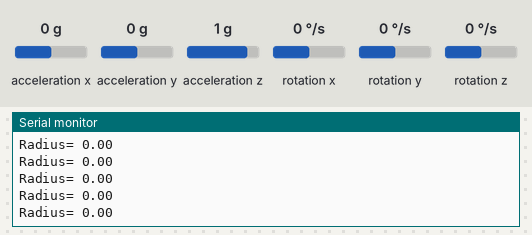
Simulated run of this sketch. Board: Arduino Uno, built with avr-gcc and run on an emulated ATmega328P. Parts: the last lines printed to the serial monitor. Wiring (inferred from the names in the program): MPU-6050 motion sensor at I2C address 0x68. The inputs (shaded band) are chosen by the test bench; at power-on: acceleration x 0 g, acceleration y 0 g, acceleration z 1 g, rotation x 0 °/s, rotation y 0 °/s, rotation z 0 °/s.

Above: at 1.2 s.
1.3 s: acceleration x set to -1.4 g
At 2.0 s:
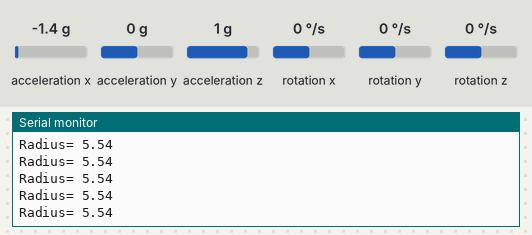
4.3 s: acceleration y set to -1.4 g
At 5.0 s:
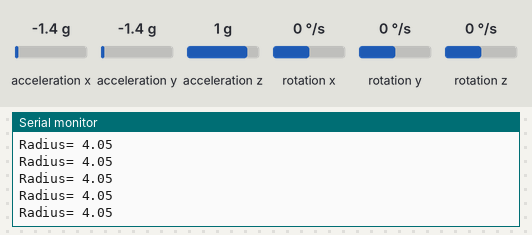
5.8 s: acceleration z set to -1.4 g
At 6.3 s:
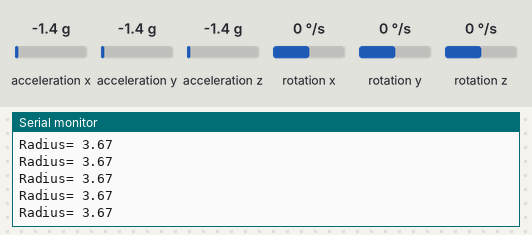
Timing chart, 0 to 8.8 s (numbered marks = the images above; inputs shaded):
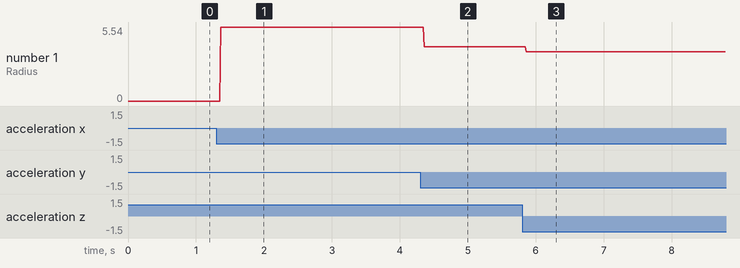

Measured:
- after the input at 1.3 s, the serial monitor: prints a new line after 0.07 s (image 1)
- after the input at 4.3 s, the serial monitor: prints a new line after 0.06 s (image 2)
- after the input at 5.8 s, the serial monitor: prints a new line after 0.06 s (image 3)
- plotted number 1: 0 → 5.54 after the input at 1.3 s, 5.54 → 4.05 after the input at 4.3 s, 4.05 → 3.67 after the input at 5.8 s

The sketch:

sketch_nov15.ino
```cpp
// (c) Michael Schoeffler 2017, http://www.mschoeffler.de
#include "Wire.h" // This library allows you to communicate with I2C devices.
const int MPU_ADDR = 0x68; // I2C address of the MPU-6050. If AD0 pin is set to HIGH, the I2C address will be 0x69.
int16_t accelerometer_x, accelerometer_y, accelerometer_z; // variables for accelerometer raw data
int16_t gyro_x, gyro_y, gyro_z; // variables for gyro raw data
int16_t temperature; // variables for temperature data
char tmp_str[7]; // temporary variable used in convert function
char* convert_int16_to_str(int16_t i) { // converts int16 to string. Moreover, resulting strings will have the same length in the debug monitor.
  sprintf(tmp_str, "%6d", i);
  return tmp_str;
}
const double LENGTH=6.052;
void setup() {
  Serial.begin(9600);
  Wire.begin();
  Wire.beginTransmission(MPU_ADDR); // Begins a transmission to the I2C slave (GY-521 board)
  Wire.write(0x6B); // PWR_MGMT_1 register
  Wire.write(0); // set to zero (wakes up the MPU-6050)
  Wire.endTransmission(true);
}
void loop() {
  Wire.beginTransmission(MPU_ADDR);
  Wire.write(0x3B); // starting with register 0x3B (ACCEL_XOUT_H) [MPU-6000 and MPU-6050 Register Map and Descriptions Revision 4.2, p.40]
  Wire.endTransmission(false); // the parameter indicates that the Arduino will send a restart. As a result, the connection is kept active.
  Wire.requestFrom(MPU_ADDR, 7*2, true); // request a total of 7*2=14 registers

  // "Wire.read()<<8 | Wire.read();" means two registers are read and stored in the same variable
  double x_Buff = Wire.read()<<8 | Wire.read(); // reading registers: 0x3B (ACCEL_XOUT_H) and 0x3C (ACCEL_XOUT_L)
  double y_Buff = Wire.read()<<8 | Wire.read(); // reading registers: 0x3D (ACCEL_YOUT_H) and 0x3E (ACCEL_YOUT_L)
  double z_Buff = Wire.read()<<8 | Wire.read(); // reading registers: 0x3F (ACCEL_ZOUT_H) and 0x40 (ACCEL_ZOUT_L)

  // print out data
  double roll = atan2(y_Buff , z_Buff); //* 57.3;
  double pitch = atan2((- x_Buff) , sqrt(y_Buff * y_Buff + z_Buff * z_Buff));// * 57.3;

  Serial.print("Radius= ");
  double radius=LENGTH*1.414*sqrt(1-cos(abs(pitch)));
  Serial.println(radius);


  Serial.println();

  // delay
  delay(10);
}
```
